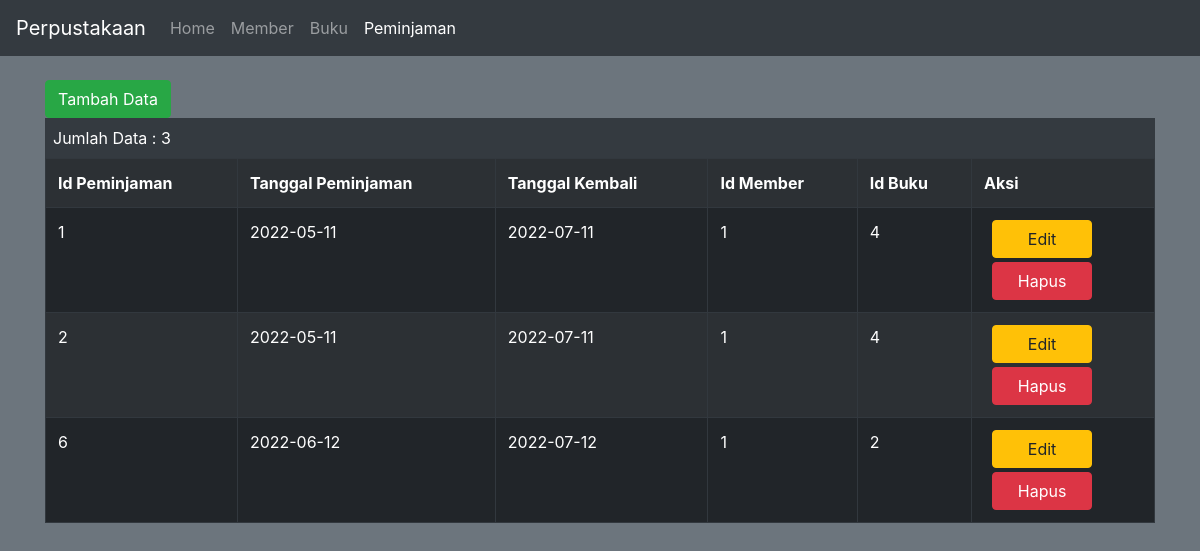
Page /Peminjaman.php on the earlier database version.
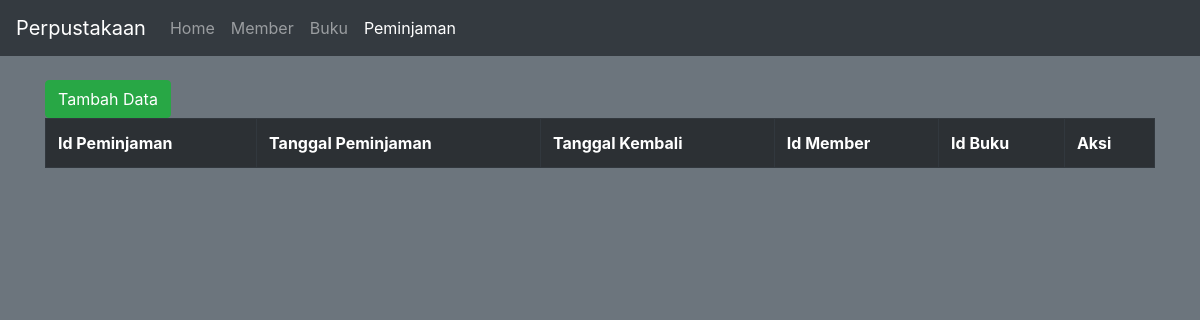
Same page on the later database version.
### tables this page shows
CREATE TABLE `peminjaman` (
  `id_peminjaman` int(11) NOT NULL,
  `tgl_peminjaman` date NOT NULL,
  `tgl_kembali` date NOT NULL
);

### Koneksi.php (called while the page is built)
<?php
    function koneksi(){
        try{
            $conn= new PDO(
                'mysql:host=localhost;dbname=perpustakaan',
                'root', '',
                array(PDO::ATTR_ERRMODE, PDO::ERRMODE_EXCEPTION, PDO::ATTR_PERSISTENT => true)
            );
        } catch (PDOException $error){
            print "Koneksi Gagal : ". $error->getMessage(). "<br>";
            die();
        }
        return $conn;
    }
?>

### Model.php (the view, shortened to what this page needs)
<?php
    require("./Koneksi.php");
    function viewData($table_name){
        $state = koneksi() -> prepare("SELECT * FROM $table_name");
        $state->execute();
        $result = $state->fetchAll();
        if (!empty($result)) {
            if ($table_name == "member") {
                foreach ($result as $row) {
                    echo "<tr>";
                    echo "<td>" . $row['id_member']. "</td>";
                    echo "<td>" . $row['nama_member'] . "</td>";
                    echo "<td>" . $row['nomor_member'] . "</td>";
                    echo "<td>" . $row['alamat'] . "</td>";
                    echo "<td>" . $row["tgl_mendaftar"] . "</td>";
                    echo "<td>" . $row["tgl_terakhir_bayar"] . "</td>";
                    echo "<td>";
                    echo "<a href='FormMember.php?id_member=" . $row['id_member'] . "' class='btn btn-warning ml-2 mb-1' style='width: 100px'>Edit</a><br>";
                    echo "<a href='Member.php?id_member=" . $row['id_member'] . "' onclick=\"return confirm('Yakin Hapus?'\"  class='btn btn-danger ml-2' style='width: 100px')>Hapus</a>";
                    echo "</td>";
                    echo "</tr>";
                }
                echo "<article class=\" bg-dark text-white p-2\">Jumlah Data : ".count($result)."</article>";
            }elseif ($table_name == "peminjaman") {
                foreach ($result as $row) {
                    echo "<tr>";
                    echo "<td>" . $row['id_peminjaman']. "</td>";
                    echo "<td>" . $row["tgl_peminjaman"] . "</td>";
                    echo "<td>" . $row["tgl_kembali"] . "</td>";
                    echo "<td>" . $row['id_member']. "</td>";
                    echo "<td>" . $row['id_buku']. "</td>";
                    echo "<td>";
                    echo "<a href='FormPeminjaman.php?id_peminjaman=" . $row['id_peminjaman'] . "' class='btn btn-warning ml-2 mb-1' style='width: 100px'>Edit</a><br>";
                    echo "<a href='Peminjaman.php?id_peminjaman=" . $row['id_peminjaman'] . "' onclick=\"return confirm('Yakin Hapus?')\" class='btn btn-danger ml-2' style='width: 100px'>Hapus</a>";
                    echo "</td>";
                    echo "</tr>";
                }
                echo "<article class=\" bg-dark text-white p-2\">Jumlah Data : ".count($result)."</article>";
            }
        }
    }
?>

### Peminjaman.php (shortened to what this page needs)
<?php
require('./Model.php');
?>
<!DOCTYPE html>
<html lang="en">
<head>
    <link rel="stylesheet" href="https://cdn.jsdelivr.net/npm/bootstrap@4.0.0/dist/css/bootstrap.min.css">
    <link rel="stylesheet" href="Styles.css">
</head>
<body class="body bg-secondary">
<?php
        $title1 = 'peminjaman';
        include('Template.php');
    ?>
    <div class="container md-2 mt-4">
    <a href="FormPeminjaman.php" class="btn btn-success">Tambah Data</a>
    </div>
    <div class="container md-2">
        <table class="table table-bordered table-striped table-dark">
            <tr>
                <th>Id Peminjaman</th>
                <th>Tanggal Peminjaman</th>
                <th>Tanggal Kembali</th>
                <th>Id Member</th>
                <th>Id Buku</th>
                <th>Aksi</th>
            </tr>
            <?= viewData("peminjaman") ?>
    </div>
</body>
</html>

### Template.php (shortened to what this page needs)
<nav class="navbar navbar-expand-lg navbar-dark bg-dark">
        <a class="navbar-brand" href="index.php">Perpustakaan</a>
        <div class="collapse navbar-collapse" id="navbarSupportedContent">
        <ul class="navbar-nav mr-auto">
            <?php
                $title = $title1;
                if($title == 'index'){
                    ?>
                    <li class="nav-item active">
                        <a class="nav-link" href="index.php">Home</a>
                    </li>
                    <li class="nav-item">
                        <a class="nav-link" href="Member.php">Member</a>
                    </li>
                    <li class="nav-item">
                        <a class="nav-link" href="Buku.php">Buku</a>
                    </li>
                    <li class="nav-item">
                    <a class="nav-link" href="Peminjaman.php">Peminjaman</a>
                    </li>
                    <?php
                }else if ($title == 'peminjaman'){
                    ?>
                    <li class="nav-item">
                        <a class="nav-link" href="index.php">Home</a>
                    </li>
                    <li class="nav-item">
                        <a class="nav-link" href="Member.php">Member</a>
                    </li>
                    <li class="nav-item">
                        <a class="nav-link" href="Buku.php">Buku</a>
                    </li>
                    <li class="nav-item active">
                    <a class="nav-link" href="Peminjaman.php">Peminjaman</a>
                    </li>
                    <?php
                }
            ?>
        </div>
    </nav>

### Styles.css (style rules this page uses)
th,tr,td { margin-left: 5px; }

Differences in the rows shown:
removed peminjaman: id_peminjaman "1", tgl_peminjaman "2022-05-11", tgl_kembali "2022-07-11", id_member "1", id_buku "4"
removed peminjaman: id_peminjaman "2", tgl_peminjaman "2022-05-11", tgl_kembali "2022-07-11", id_member "1", id_buku "4"
removed peminjaman: id_peminjaman "6", tgl_peminjaman "2022-06-12", tgl_kembali "2022-07-12", id_member "1", id_buku "2"
Other differences:
count($result): "3" → (not shown)
text no longer shown: "Jumlah Data :"
